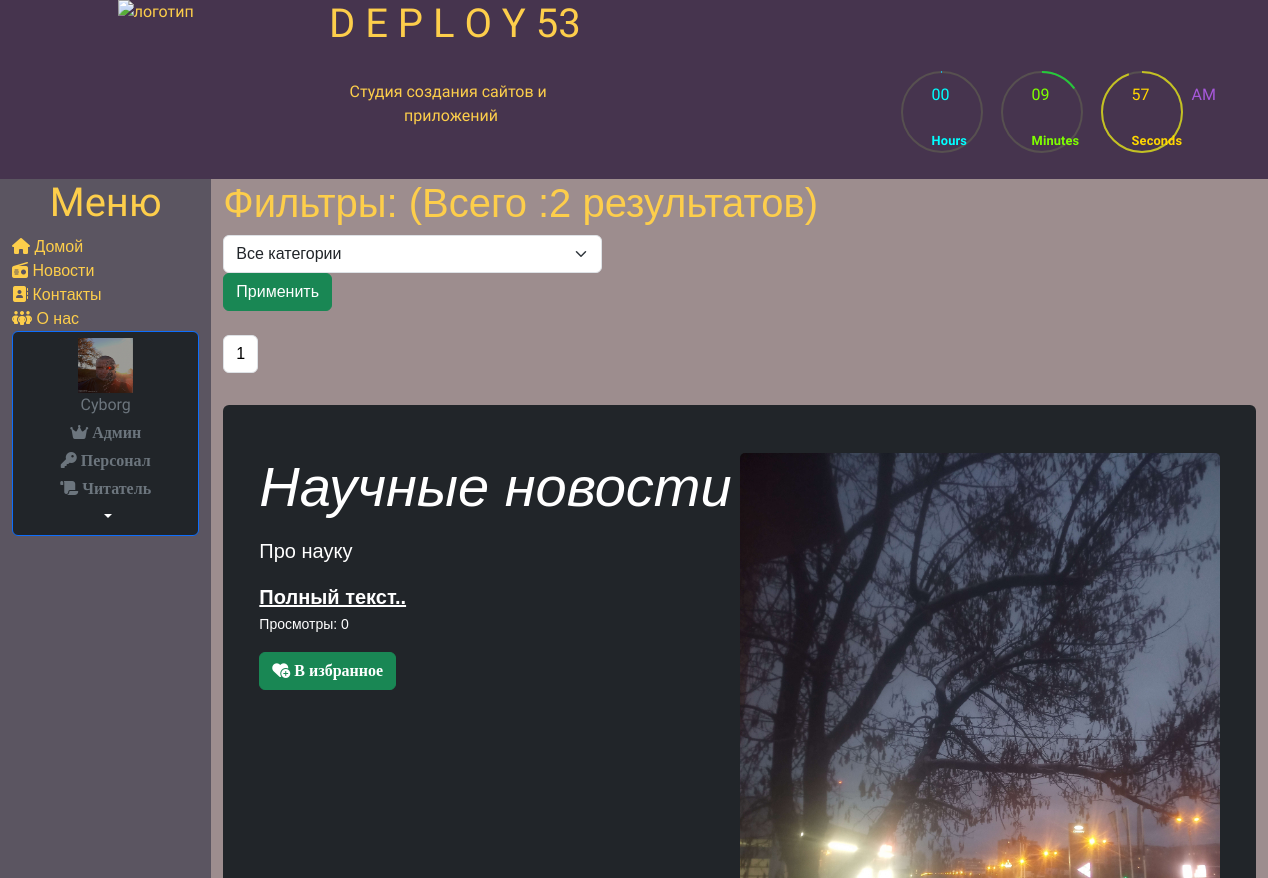
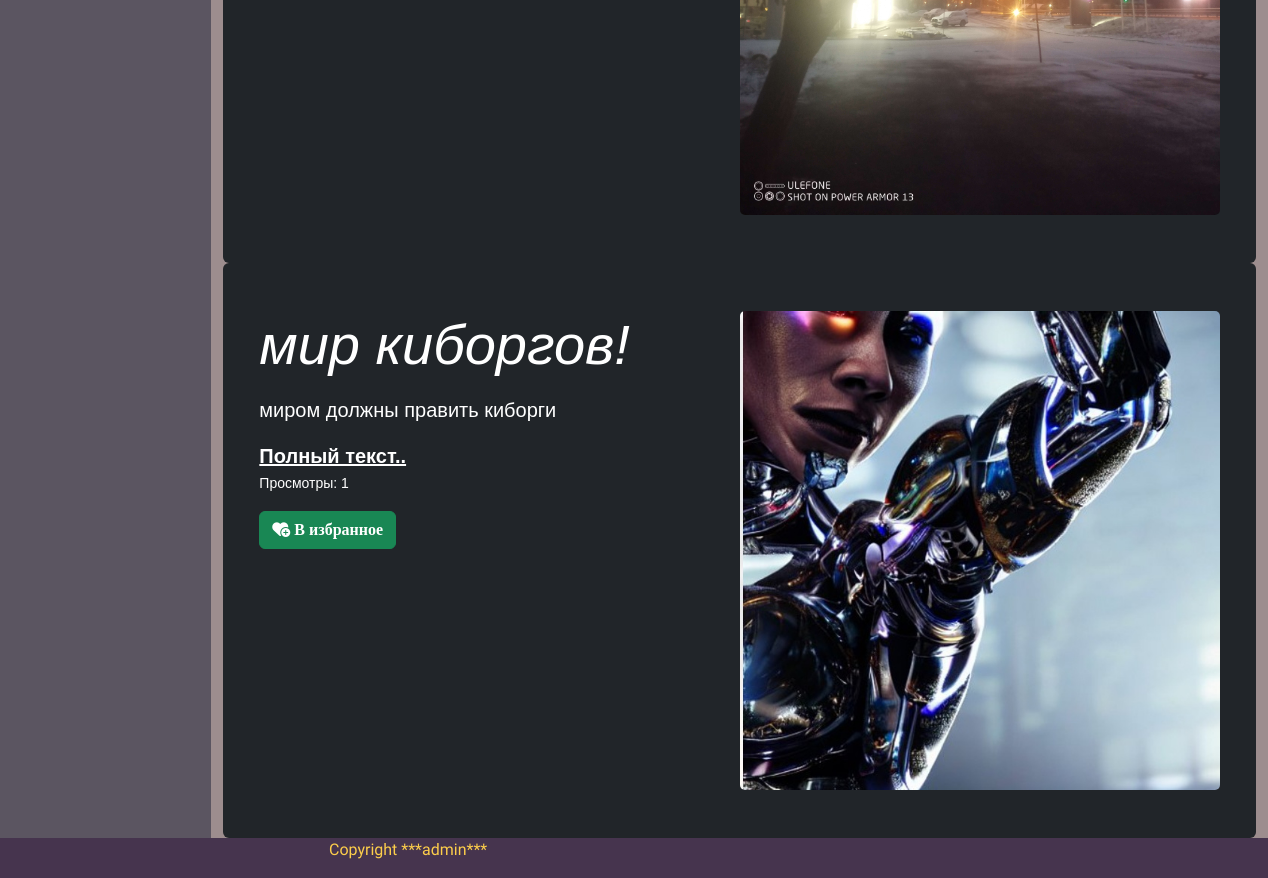
Before: /users/mynewslist (signed in) with the older database file (2 pictures, top to bottom).
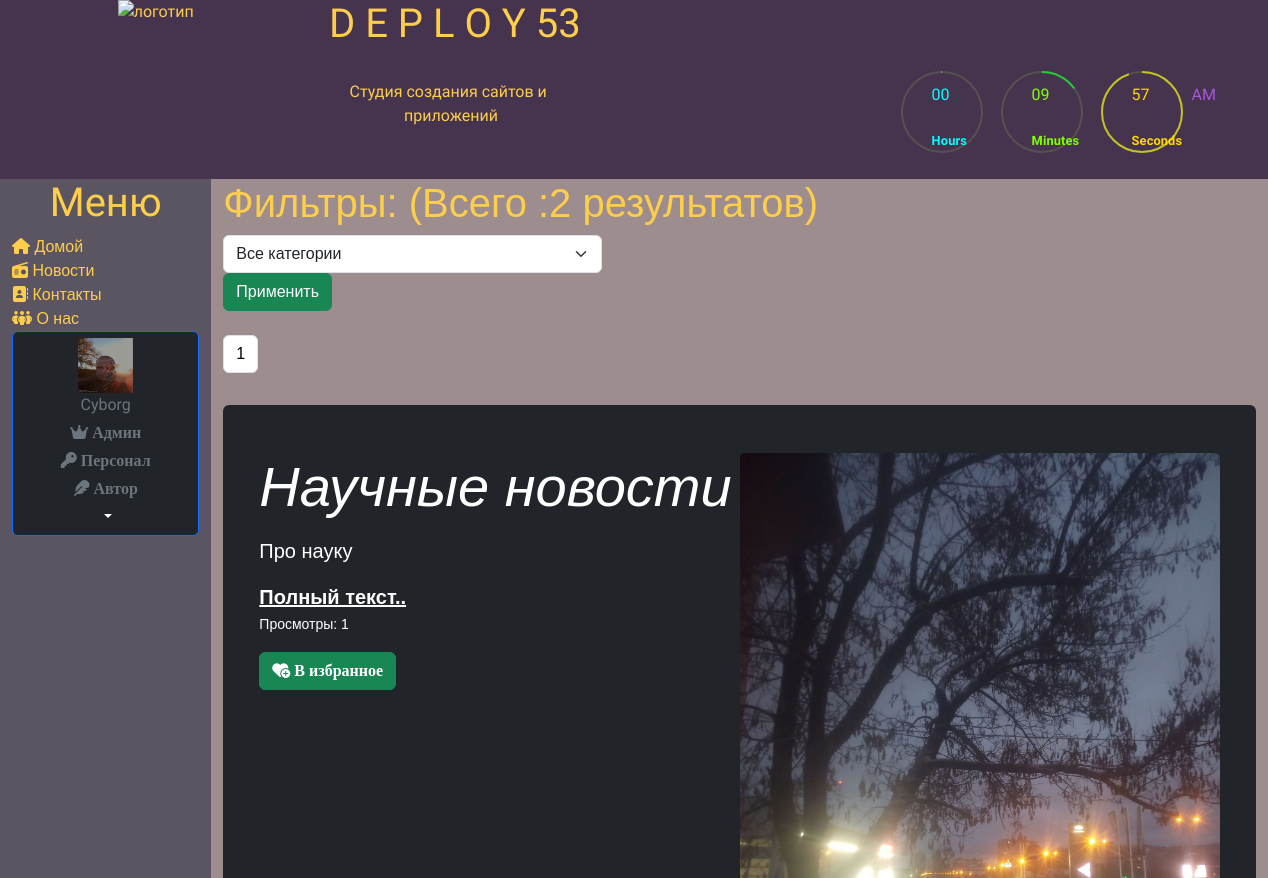
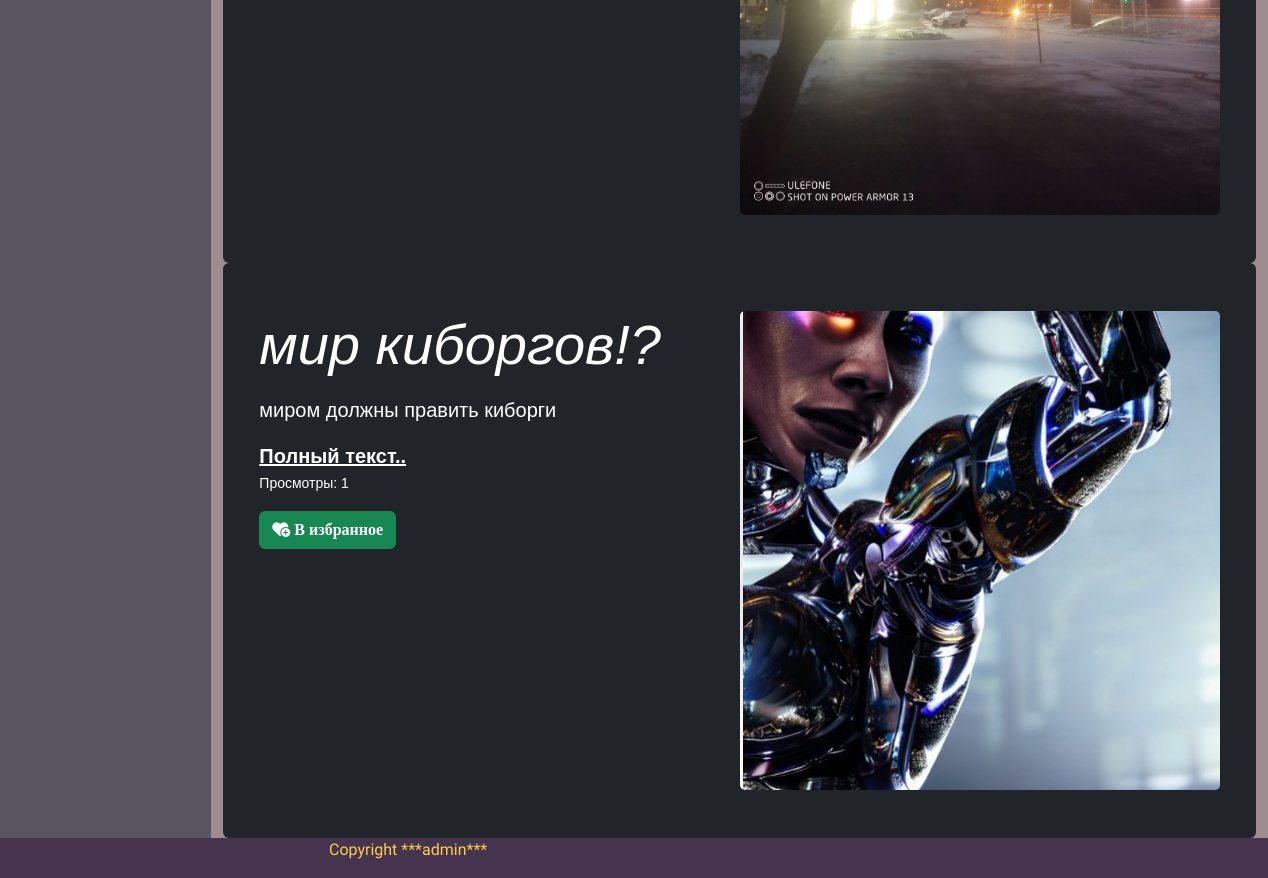
After: the same page with the newer database file (2 pictures, top to bottom).
### users/models.py (models this page shows, shortened)
class Account(models.Model):
    gender_choices= (('M','Male'),
                     ('F','Female'),
                     ('N/A','Not answered'))
    user = models.OneToOneField(User,on_delete=models.CASCADE,
                                primary_key=True)
    nickname = models.CharField(max_length=100,blank=True)
    birthdate = models.DateField(null=True)
    gender = models.CharField(choices=gender_choices,max_length=20)
    account_image = models.ImageField(default='default.jpg',
                                      upload_to='account_images')
    address = models.CharField(max_length=100,blank=True)
    job = models.CharField(max_length=100,blank=True)
    whatsapp = models.CharField(max_length=100, blank=True)
    viber = models.CharField(max_length=100, blank=True)
    twitch = models.CharField(max_length=100,blank=True)
    instagram = models.CharField(max_length=100, blank=True)
    facebook = models.CharField(max_length=100, blank=True)
    twitter = models.CharField(max_length=100, blank=True)
    discord = models.CharField(max_length=100, blank=True)
    github = models.CharField(max_length=100, blank=True)
    youtube = models.CharField(max_length=100, blank=True)
    linkedin = models.CharField(max_length=100, blank=True)
    snapchat = models.CharField(max_length=100, blank=True)
    skype = models.CharField(max_length=100, blank=True)
    vk = models.CharField(max_length=100, blank=True)
    telegram = models.CharField(max_length=100,blank=True)
    phone = models.CharField(max_length=20,blank=True)
    class Meta:
        ordering = ['user']
        verbose_name = 'Профиль'
        verbose_name_plural = 'Профили'

### news/models.py (models this page shows, shortened)
class Article(models.Model):
    categories = (('E','Economics'),
                  ('S','Science'),
                  ('IT','IT'))
    author = models.ForeignKey(User, on_delete=models.SET_NULL, null=True)
    title = models.CharField('Название',max_length=50,default='')
    anouncement = models.TextField('Аннотация',max_length=250)
    text = models.TextField('Текст новости')
    date = models.DateTimeField('Дата публикации',auto_now=True)
    category = models.CharField(choices=categories, max_length=20,verbose_name='Категории')
    tags = models.ManyToManyField(to=Tag, blank=True)
    objects = models.Manager()
    published = PublishedToday()
    def get_views(self):
        return self.views.count()
    class Meta:
        ordering = ['title','date']
        verbose_name= 'Новость'
        verbose_name_plural='Новости'

class Image(models.Model):
    article = models.ForeignKey(Article, on_delete=models.CASCADE)
    title = models.CharField(max_length=50, blank=True)
    image = models.ImageField(upload_to='article_images/')

### users/views.py (the view)
# urls.py: path('mynewslist',views.my_news_list,name='my_news_list'),
def my_news_list(request):
    categories = Article.categories #создали перечень категорий
    author = User.objects.get(id=request.user.id) #создали перечень авторов
    articles = Article.objects.filter(author=author)
    if request.method == "POST":
        selected_category = int(request.POST.get('category_filter'))
        if selected_category != 0: #фильтруем найденные результаты по категориям
            articles = articles.filter(category__icontains=categories[selected_category-1][0])
    else: #если страница открывется впервые
        selected_category = 0
    total = len(articles)
    p = Paginator(articles,2)
    page_number = request.GET.get('page')
    page_obj = p.get_page(page_number)
    context = {'articles': page_obj, 'total':total,
               'categories':categories,'selected_category': selected_category}
    return render(request,'users/my_news_list.html',context)

### users/templatetags/users_extras.py (called while the page is built)
@register.filter(name="has_group")
def has_group(user,group_name):
    return user.groups.filter(name=group_name).exists()

### users/templates/users/my_news_list.html (shortened to what this page needs)
{% extends 'main/homebase.html' %}
{% load static %}
{% load bootstrap5 %}
{% block main%}
    <main class="row">
        <div class="col-md-2 side_menu" style="list-style: none; position: relative; height: auto;">
            {% block sidebar %}
                <h1 class="text-center" style="font-family: Rubik Marker Hatch, cursive, Arial, Helvetica Neue, Helvetica, sans-serif;">Меню</h1>
                {% block home %}<li><i class="fa-solid fa-house"></i><a href="{% url 'home' %}" style="text-decoration: none; color: #FDCE4B;">&nbspДомой</a></li>{% endblock %}
                {% block news %}<li><i class="fa-solid fa-radio"></i><a href="{% url 'news_index' %}" style="text-decoration: none; color: #FDCE4B;">&nbspНовости</a></li>{% endblock %}
                {% block contacts %}<li><i class="fa-solid fa-address-book"></i><a href="{% url 'contact' %}" style="text-decoration: none; color: #FDCE4B;">&nbspКонтакты</a></li>{% endblock %}
                {% block about %}<li><i class="fa-solid fa-people-group"></i><a href="{% url 'of' %}" style="text-decoration: none; color: #FDCE4B;">&nbspО нас</a></li>{% endblock %}
                {% block user %}
                        {% include 'users/user-actions.html' %}
                {% endblock %}
            {% endblock %}
            <div style="height: 13vh;"></div>
        </div>
        {% block content %}
            <link rel="stylesheet" href="https://ajax.googleapis.com/ajax/libs/jqueryui/1.11.4/themes/smoothness/jquery-ui.css">
            <div class="col content_center">
                {% if articles|length  != 0 %}
                <div class="row">
                    <label><h1> Фильтры: (Всего :{{ total }} результатов) </h1>
                        <form method="post">
                            <div class="form-group col-11">
                                <select class="form-select" name="category_filter" style="width:40%">
                                    <option value="0">Все категории</option>
                                </select>
                                <input type="submit" class="btn btn-success" value="Применить">
                            </div>
                        </form>
                    </label>
                </div>
                <br>
                {% if total > 1 %}
                    <div class="row">
                        <nav aria-label="Page navigation example">
                          <ul class="pagination">
                              {% for p in articles.paginator.page_range %}
                                {% if articles.number == p %}
                                    <li class="page-item"><p class="page-link" style="color:black;"> {{ p }}</p></li>
                                {% else %}
                                    <li class="page-item"><a class="page-link" href="?page={{ p }}"> {{ p }}</a></li>
                                {% endif %}
                              {% endfor %}
                          </ul>
                        </nav>
                    </div>
                {% endif %}
                <div class="row">
                    {% for article in articles %}
                        <div class="single_news">
                            <div class="p-4 p-md-5 text-white rounded bg-dark">
                                <div class="row">
                                    <div class="col-md-{% if article.image_set.all %}6{% else %}12 {% endif %} px-0">
                                        <h1 class="display-4 fst-italic"> {{ article.title }}</h1>
                                        <p class="lead my-3">{{ article.anouncement }}</p>
                                        <p class="lead mb-0"><a href="{% url 'news_detail' article.pk %}" class="text-white fw-bold">Полный текст..</a></p>
                                        <p><small>Просмотры: {{ article.get_views }}</small></p>
                                        <a class="btn btn-success favorite-btn" href="{% url 'favorites' article.pk %}" data-article-id="{{ article.pk }}">
                                            {% if article.favorite or 'favorite_'|add:article.pk in request.session %}
                                                <i class="fa-solid fa-heart-circle-minus"> Забыть</i>
                                            {% else %}
                                                <i class="fa-solid fa-heart-circle-plus"> В избранное</i>
                                            {% endif %}
                                        </a>
                                    </div>
                                    {% if article.image_set.all %}
                                        <div class="col-md-6 px-0">
                                            <img src="{{ article.image_set.all.0.image.url }}" style="width:100%; height:auto; border-radius:5px;">
                                        </div>
                                    {% endif %}
                                </div>
                            </div>
                        </div>
                    {% endfor %}
                </div>
            </div>
            {% endif %}
        {% endblock %}
    </main>
{% endblock %}

### main/templates/main/homebase.html (shortened to what this page needs)
<!DOCTYPE html>
{% load static %}
{% load bootstrap5 %}
{% bootstrap_css %}
<html lang="en">
    <head>
        <link rel="stylesheet" type="text/css" href="{% static 'main/css/style.css' %}">
    </head>
    <body>
        <div class="container-fluid">
            {% block header %}
                {% include 'main/header.html' %}
            {% endblock %}
            {% block main %}{% endblock %}
            {% block foot %}{% include 'main/footer.html' %} {% endblock %}
        </div>
    </body>
</html>

### main/templates/main/header.html
{% load static %}
    <header class="row">
        <div class="col-md-1"></div>
        <img class="col-md-1 app__logo" src="{% static 'main/img/logo.svg' %}" width="100" height="100" alt="логотип" style="transition: all 1.5s;" onmouseover="this.style.transform='scale(1.5) rotate(1440deg)';" onmouseout="this.style.transform='none';">
        <div class="col-md-1"></div>
        <div class="col-md-3">
            <h1>D E P L O Y 53</h1>
            <br>
            <div style="margin-left: 7%;"><p style="margin: 0; padding: 0;">Студия создания сайтов и</p><span style="margin-left: 20%;">приложений</span></div>
        </div>
        {% block clock %}
            {% include 'main/clock.html' %}
        {% endblock %}
    </header>

### main/templates/main/clock.html (shortened to what this page needs)
{% load static %}
    <div id="time">
        <div class="circle" style="--clr:#1bb5e4;">
            <svg>
                <circle cx="40" cy="40" r="40"></circle>
                <circle cx="40" cy="40" r="40" id="hh"></circle>
            </svg>
            <div id="hours">00</div>
        </div>
        <div class="circle" style="--clr:#25c93b;">
            <svg>
                <circle cx="40" cy="40" r="40"></circle>
                <circle cx="40" cy="40" r="40" id="mm"></circle>
            </svg>
            <div id="minutes">00</div>
        </div>
        <div class="circle" style="--clr:#c4c123;">
            <svg>
                <circle cx="40" cy="40" r="40"></circle>
                <circle cx="40" cy="40" r="40" id="ss"></circle>
            </svg>
            <div id="seconds">00</div>
        </div>
        <div class="ap">
            <div id="ampm">AM</div>
        </div>
    </div>

### users/templates/users/user-actions.html (shortened to what this page needs)
{% load static %}
{% load users_extras %}
    <li>
        {% if request.user.id %}
            <div>
                <button class="btn btn-primary dropdown-toggle col-12" type="button" id="dropdownMenuButton1" data-bs-toggle="dropdown" aria-expanded="false" style="background:#212529;">
                    <img src="{{ request.user.account.account_image.url }}" alt="user" width="55" height="55">
                    <div class="d-none d-lg-block ">
                        {% if request.user.account.nickname == '' %}
                            <p class="text-secondary mb-1">Никнейм <i class="fa-solid fa-lock"></i></p>
                        {% else %}
                            <p class="text-secondary mb-1" style="font-family: Iceberg , cursive, Arial, Helvetica Neue, Helvetica, sans-serif;">{{ request.user.account.nickname }}</p>
                        {% endif %}
                    </div>
                    <p class="text-secondary mb-1"> {% if request.user.is_superuser %}<i class="fa-solid fa-crown"> Админ</i>{% endif %}</p>
                    <p class="text-secondary mb-1"> {% if request.user.is_staff %}<i class="fa-solid fa-key"> Персонал</i>{% endif %}</p>
                    <p class="text-secondary mb-1"> {% if request.user|has_group:"Authors" %}<i class="fa-solid fa-feather"> Автор</i>{% endif %}</p>
                    <p class="text-secondary mb-1"> {% if request.user|has_group:"Reader" %}<i class="fa-solid fa-scroll"> Читатель</i>{% endif %}</p>
                </button>
            </div>
        {% endif %}
        <br >
    </li>

### main/templates/main/footer.html
{% load static %}
    <footer class="row">
        <div class="col-md-3"></div>
        <p class="col text-start">Copyright ***{{ request.user }}***</p>
    </footer>

### main/static/main/css/style.css (style rules this page uses)
header { font-family: "Rubik Glitch", cursive, "Arial", "Helvetica Neue", "Helvetica", sans-serif; color: #FDCE4B; background-color: #46344E; }
main { font-family: "Bellota:ital", cursive, "Arial", "Helvetica Neue", "Helvetica", sans-serif; color: #FDCE4B; background-color: #9D8D8E; }
.side_menu { background-color: #5B5561; }
footer { font-family: "Rubik Iso", cursive, "Arial", "Helvetica Neue", "Helvetica", sans-serif; color: #FDCE4B; background-color: #46344E; }

### main/templates/main/clock.html (style rules this page uses)
#time { box-sizing: border-box; display: flex; justify-content: flex-end; position: relative; }
#time .circle { margin: -100px -100px 0 0px; padding: 0 0 0 0; }
#time .ap { margin: -50px 140px 0 -40px; padding: 0 0 0 0; }
#time svg { margin: -100px -100px 0px 0px; padding: 0 0 0 0; }
#time div { margin: 5px -100px 0px 106px; padding: 0 0 0 0; }
#time .circle svg { transform: rotate(270deg); }
#hours { color: aqua; }
#minutes { color: chartreuse; }
#seconds { color: gold; }
#ampm { color: rgb(167, 88, 219); }

Changed rows visible on the page:
computed for Article "Научные новости": get_views "0" → "1"
changed Article "миром должны править киборги": title "мир киборгов!" → "мир киборгов!?"
Other visible differences:
text no longer shown: "Читатель"
text now shown: "Автор"
